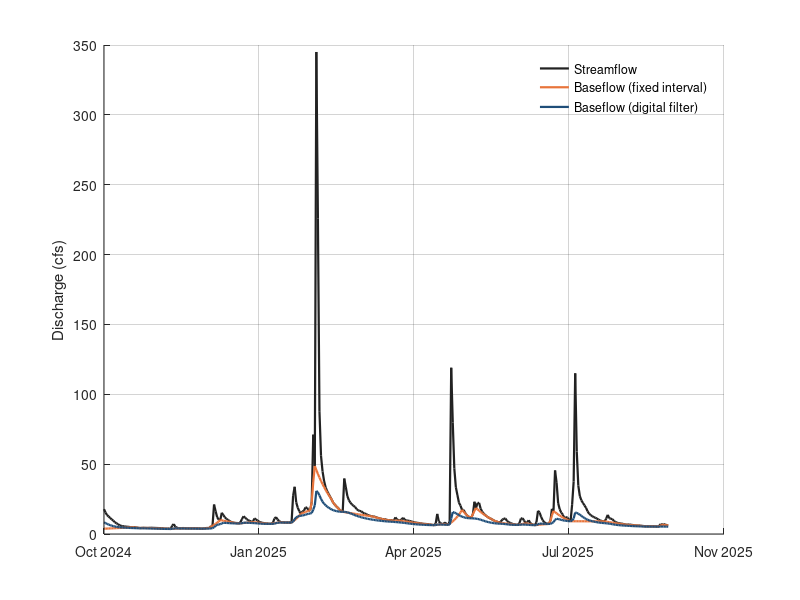

The MATLAB source for this figure:
% Baseflow separation: fixed-interval vs digital filter
% Chapter 4 draft; data supplied by the chapter author (figs/fig9.csv)
% Run: run baseflow_separation.m  ->  figure_matlab.png (works in MATLAB and GNU Octave)
clear; close all;

fid = fopen('fig9.csv'); fgetl(fid);
C = textscan(fid, '%s%f%f%f%f%f', 'Delimiter', ',', 'EmptyValue', NaN); fclose(fid);
a.date = C{1};
a.streamflow_cfs = C{2};
a.baseflow_fixed_interval_cfs = C{3};
a.baseflow_digital_filter_cfs = C{4};
a.quickflow_fixed_interval_cfs = C{5};
a.quickflow_digital_filter_cfs = C{6};
a.date = strrep(a.date, '"', '');
a.date = datenum(a.date, 'dd-mmm-yyyy');
a_t0 = floor(min(a.date));  a.date = a.date - a_t0;   % offset keeps plotting precision (Octave uses single precision)

figure('Visible', 'off', 'Position', [100 100 800 450], 'Color', 'w');
subplot(1, 1, 1); hold on;
h0 = plot(a.date, a.streamflow_cfs, '-', 'Color', [0.133, 0.133, 0.133], 'LineWidth', 1.6);
h1 = plot(a.date, a.baseflow_fixed_interval_cfs, '-', 'Color', [0.91, 0.455, 0.231], 'LineWidth', 1.6);
h2 = plot(a.date, a.baseflow_digital_filter_cfs, '-', 'Color', [0.122, 0.306, 0.475], 'LineWidth', 1.6);
xt = get(gca, 'XTick'); set(gca, 'XTick', xt, 'XTickLabel', datestr(xt + a_t0, 'mmm yyyy'));
ylabel('Discharge (cfs)');
box off; grid on; set(gca, 'GridAlpha', 0.2, 'Layer', 'top');
legend([h0, h1, h2], {'Streamflow', 'Baseflow (fixed interval)', 'Baseflow (digital filter)'}, 'Location', 'northeast'); legend boxoff;

print('-dpng', '-r150', 'figure_matlab.png');
